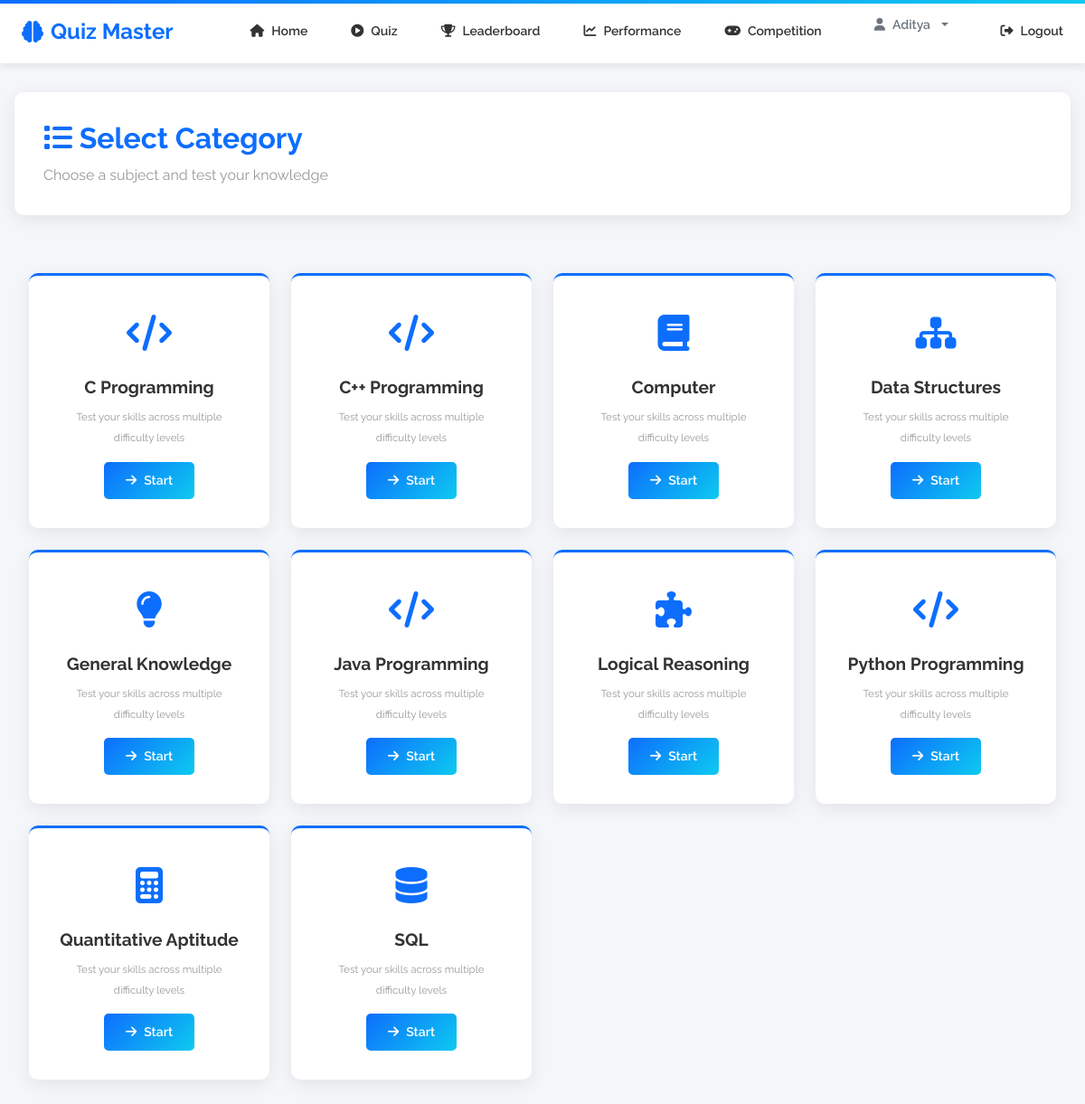
/quiz/select (signed in), run on the app's committed database.
### app/models.py (models this page shows, shortened)
class User(UserMixin, db.Model):
    id = db.Column(db.Integer, primary_key=True)
    username = db.Column(db.String(80), unique=True, nullable=False)
    email = db.Column(db.String(120), unique=True, nullable=True)
    password_hash = db.Column(db.String(128), nullable=False)
    role = db.Column(db.String(20), default=Role.USER)
    attempts = db.relationship('Attempt', backref='user', lazy=True)
    def is_admin(self):
        return self.role == Role.ADMIN

class Category(db.Model):
    id = db.Column(db.Integer, primary_key=True)
    name = db.Column(db.String(80), unique=True, nullable=False)
    questions = db.relationship('Question', backref='category', lazy=True)

### app/quiz/routes.py (the view)
@quiz_bp.route('/select')
@login_required
def select():
    if current_user.is_admin():
        flash('Admin users cannot play quizzes. Please use the admin panel to manage questions.', 'warning')
        return redirect(url_for('admin.index'))
    categories = Category.query.order_by(Category.name).all()
    return render_template('quiz/select.html', categories=categories)

### app/models.py (called while the page is built)
@login_manager.user_loader
def load_user(user_id):
    return User.query.get(int(user_id))

### app/templates/quiz/select.html (shortened to what this page needs)
{% extends 'base.html' %}
{% block content %}
<div class="quiz-container">
  <div class="container-max1200">
    <div class="admin-header">
      <h1><i class="fas fa-list"></i> Select Category</h1>
      <p>Choose a subject and test your knowledge</p>
    </div>
    <div class="categories-grid">
      {% for category in categories %}
      <div class="category-card">
        <div class="category-icon">
          {% if 'Programming' in category.name %}
            <i class="fas fa-code"></i>
          {% elif 'SQL' in category.name %}
            <i class="fas fa-database"></i>
          {% elif 'Data' in category.name %}
            <i class="fas fa-sitemap"></i>
          {% elif 'Quantitative' in category.name %}
            <i class="fas fa-calculator"></i>
          {% elif 'General' in category.name %}
            <i class="fas fa-lightbulb"></i>
          {% elif 'Logical' in category.name %}
            <i class="fas fa-puzzle-piece"></i>
          {% else %}
            <i class="fas fa-book"></i>
          {% endif %}
        </div>
        <h5>{{ category.name }}</h5>
        <p><small>Test your skills across multiple difficulty levels</small></p>
        <a href="{{ url_for('quiz.start', category_id=category.id) }}" class="btn btn-primary btn-sm">
          <i class="fas fa-arrow-right"></i> Start
        </a>
      </div>
      {% endfor %}
    </div>
  </div>
</div>
{% endblock %}

### app/templates/base.html (shortened to what this page needs)
<!doctype html>
<html lang="en">
    <head>
        <link rel="stylesheet" href="https://maxcdn.bootstrapcdn.com/bootstrap/4.0.0/css/bootstrap.min.css">
        <link rel="stylesheet" href="https://cdnjs.cloudflare.com/ajax/libs/font-awesome/6.0.0/css/all.min.css">
        <link rel="stylesheet" href="{{ url_for('static', filename='css/professional.css') }}">
        <link rel="stylesheet" href="{{ url_for('static', filename='css/custom.css') }}">
        <link rel="stylesheet" href="{{ url_for('static', filename='css/leaderboard_vertical.css') }}">
    </head>
    <body>
    <nav>
        <div class="nav-brand">
            <i class="fas fa-brain"></i> Quiz Master
        </div>
        <div class="nav-links">
            <a href="{{ url_for('home') }}"><i class="fas fa-home"></i> Home</a>
            {%- if not current_user.is_authenticated -%}
            <a href="{{ url_for('auth.login') }}"><i class="fas fa-sign-in-alt"></i> Login</a>
            <a href="{{ url_for('auth.register') }}"><i class="fas fa-user-plus"></i> Register</a>
            <a href="{{ url_for('auth.admin_login') }}"><i class="fas fa-user-shield"></i> Admin Login</a>
            {%- else -%}
                {%- if current_user.is_admin() -%}
                <a href="{{ url_for('admin.index') }}"><i class="fas fa-cog"></i> Admin</a>
                <a href="{{ url_for('admin.competitions_view') }}"><i class="fas fa-gamepad"></i> Competitions</a>
                <a href="{{ url_for('admin.user_progress') }}"><i class="fas fa-chart-bar"></i> User Progress</a>
                <a href="{{ url_for('admin.feedback') }}"><i class="fas fa-comment-alt"></i> Feedback</a>
                <a href="{{ url_for('quiz.leaderboard') }}"><i class="fas fa-trophy"></i> Leaderboard</a>
                {%- else -%}
                <a href="{{ url_for('quiz.select') }}"><i class="fas fa-play-circle"></i> Quiz</a>
                <a href="{{ url_for('quiz.leaderboard') }}"><i class="fas fa-trophy"></i> Leaderboard</a>
                <a href="{{ url_for('quiz.performance_dashboard') }}"><i class="fas fa-chart-line"></i> Performance</a>
                <a href="{{ url_for('competition.competition_menu') }}"><i class="fas fa-gamepad"></i> Competition</a>
                {%- endif -%}
            <div class="dropdown" style="display: inline-block; margin: 0 10px;">
                <button class="btn btn-sm btn-outline-secondary dropdown-toggle" type="button" id="profileDropdown" data-toggle="dropdown" aria-haspopup="true" aria-expanded="false">
                    <i class="fas fa-user"></i> {{ current_user.username }}
                </button>
            </div>
            <a href="{{ url_for('auth.logout') }}"><i class="fas fa-sign-out-alt"></i> Logout</a>
            {%- endif -%}
        </div>
    </nav>
    {% block content %}{% endblock %}
    </body>
</html>

### app/static/css/professional.css (style rules this page uses)
:root { --primary-color: #0d6efd; --secondary-color: #6c757d; --success-color: #198754; --danger-color: #dc3545; --warning-color: #ffc107; --light-color: #f8f9fa; --dark-color: #212529; }
* { margin: 0; padding: 0; box-sizing: border-box; }
body { font-family: 'Raleway', 'Segoe UI', sans-serif; background-color: #f4f6f9; color: #444; line-height: 1.6; }
nav { background: #fff; box-shadow: 0 2px 10px rgba(0, 0, 0, 0.1); padding: 0 !important; position: sticky; top: 0; z-index: 100; display: flex !important; justify-content: space-between !important; align-items: center !important; }
nav::before { content: ''; position: absolute; top: 0; left: 0; right: 0; height: 4px; background: linear-gradient(to right, #0d6efd, #0dcaf0); }
.nav-brand { font-size: 24px; font-weight: 700; color: #0d6efd; display: flex; align-items: center; gap: 0.5rem; margin: 0 !important; padding: 1rem 1.5rem !important; }
.nav-links { list-style: none !important; display: flex !important; gap: 0 !important; margin: 0 !important; padding: 0 !important; }
.nav-links { display: flex !important; gap: 0 !important; margin: 0 !important; padding: 0 !important; }
.nav-links a { display: flex; align-items: center; gap: 0.5rem; padding: 1rem 1.5rem !important; text-decoration: none !important; color: #333 !important; font-weight: 600; font-size: 14px; transition: all 0.3s ease; border-bottom: 3px solid transparent; }
.btn { padding: 10px 24px !important; border-radius: 5px !important; font-weight: 600 !important; border: none !important; transition: all 0.3s ease !important; font-size: 14px; display: inline-flex; align-items: center; gap: 0.5rem; }
.btn-primary { background: linear-gradient(135deg, #0d6efd, #0dcaf0) !important; color: white !important; }
.quiz-container { min-height: calc(100vh - 70px); display: flex; align-items: center; justify-content: center; background-color: #f4f6f9; padding: 2rem 1rem; }
.categories-grid { display: grid; grid-template-columns: repeat(auto-fit, minmax(250px, 1fr)); gap: 1.5rem; padding: 2rem 1rem; max-width: 1200px; margin: 0 auto; width: 100%; }
.category-card { background: white; border-radius: 10px; padding: 2rem; text-align: center; box-shadow: 0 5px 20px rgba(0, 0, 0, 0.08); transition: all 0.3s ease; cursor: pointer; border-top: 3px solid #0d6efd; }
.category-icon { font-size: 2.5rem; margin-bottom: 1rem; color: #0d6efd; }
.category-card h5 { font-size: 1.2rem; font-weight: 700; color: #333; margin-bottom: 0.5rem; }
.category-card p { color: #999; margin-bottom: 1rem; font-size: 0.9rem; }
.admin-header { background: white; border-radius: 10px; padding: 2rem; margin-bottom: 2rem; box-shadow: 0 5px 20px rgba(0, 0, 0, 0.08); }
.admin-header h1 { color: #0d6efd; font-size: 2rem; font-weight: 700; margin: 0; }
.admin-header p { color: #999; margin: 0.5rem 0 0 0; }
.container-max1200 { width: 100%; max-width: 1200px; margin: 0 auto; }
body { overflow-x: hidden; }

### data on the page
User: username "Aditya"
Category: name "C Programming"
Category: name "C++ Programming"
Category: name "Computer"
Category: name "Data Structures"
Category: name "General Knowledge"
Category: name "Java Programming"
Category: name "Logical Reasoning"
Category: name "Python Programming"
Category: name "Quantitative Aptitude"
Category: name "SQL"
